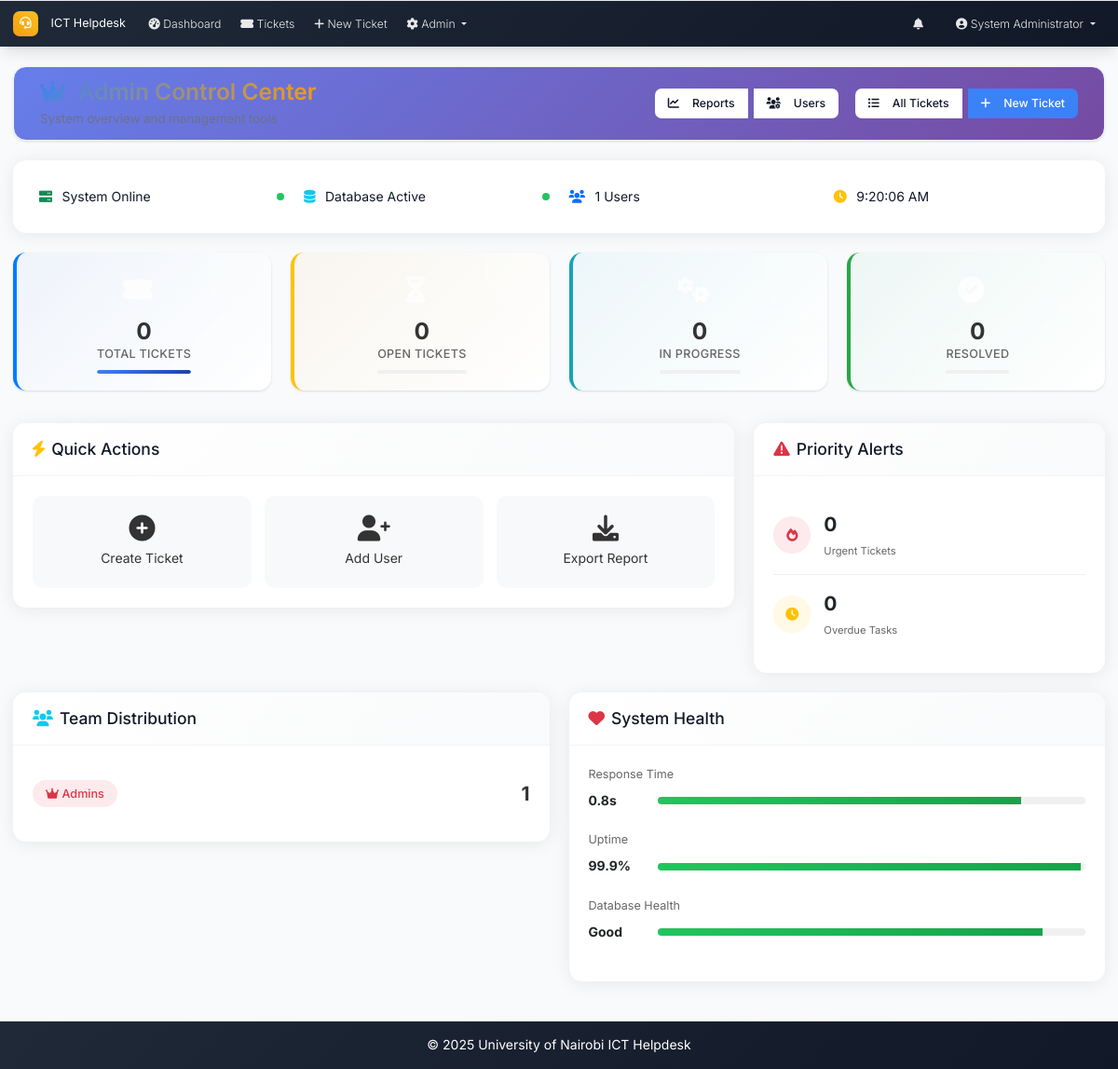
The page /admin_dashboard (signed in) on the database as committed earlier.
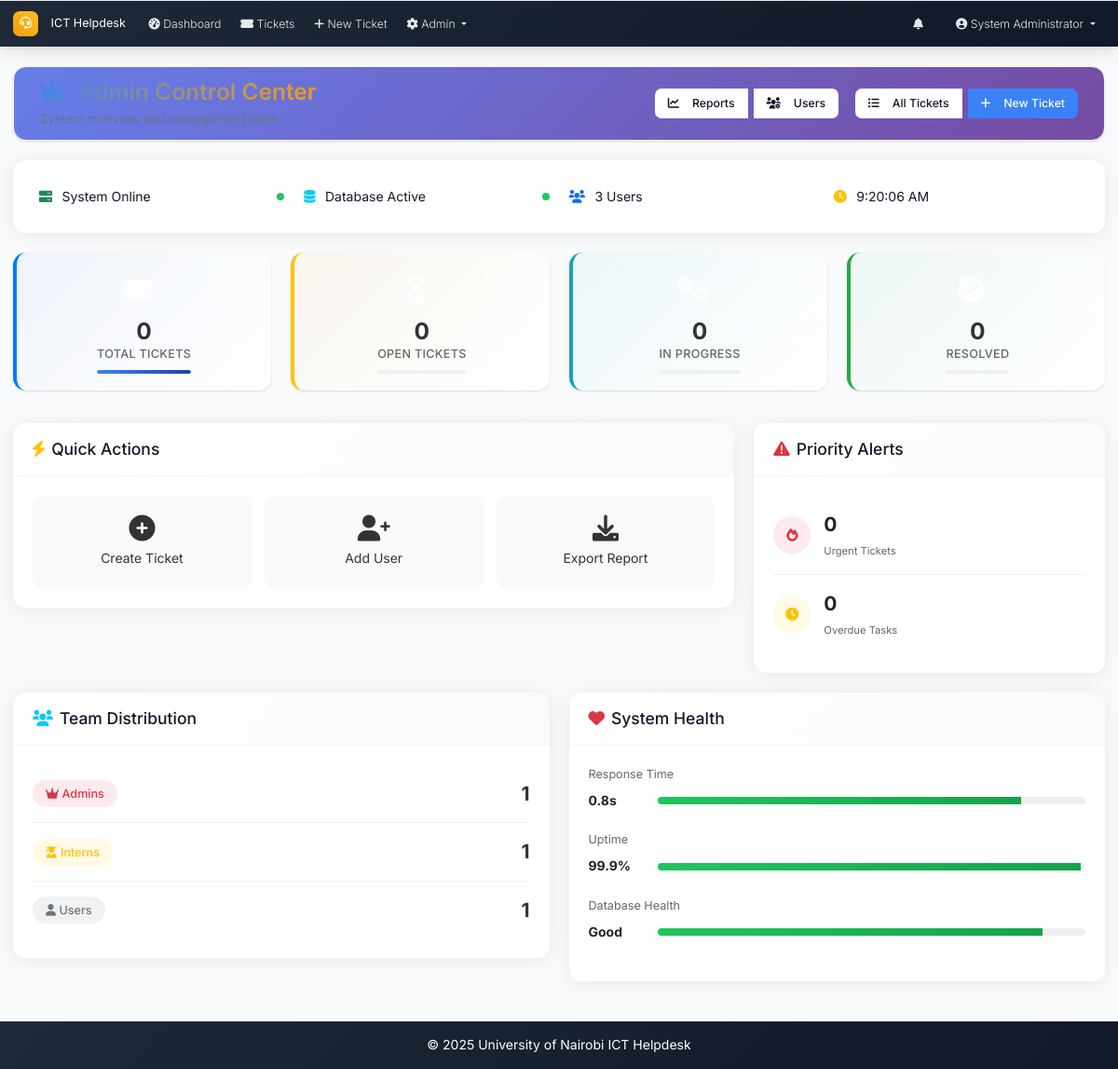
The same page on the database as committed later.
### models.py (models this page shows, shortened)
class User(UserMixin, db.Model):
    id = db.Column(db.Integer, primary_key=True)
    username = db.Column(db.String(64), unique=True, nullable=False)
    email = db.Column(db.String(120), unique=True, nullable=False)
    password_hash = db.Column(db.String(256), nullable=False)
    full_name = db.Column(db.String(100), nullable=False)
    role = db.Column(db.String(20), nullable=False, default='user')  # admin, intern, user
    created_at = db.Column(db.DateTime, default=datetime.utcnow)
    is_active = db.Column(db.Boolean, default=True)
    is_verified = db.Column(db.Boolean, default=False)
    verification_token = db.Column(db.String(128), nullable=True)
    phone_number = db.Column(db.String(20), nullable=True)
    is_approved = db.Column(db.Boolean, default=False)
    approved_by_id = db.Column(db.Integer, db.ForeignKey('user.id'), nullable=True)
    approved_at = db.Column(db.DateTime, nullable=True)
    tickets_created = db.relationship('Ticket', foreign_keys='Ticket.created_by_id', backref='creator', lazy='dynamic')
    assigned_tickets = db.relationship('Ticket', secondary='ticket_assignees', back_populates='assignees', lazy='selectin')
    comments = db.relationship('Comment', backref='author', lazy='dynamic')

### routes.py (the view)
@app.route('/admin_dashboard')
@login_required
def admin_dashboard():
    if current_user.role != 'admin':
        abort(403)
    stats = get_dashboard_stats(current_user)
    recent_tickets = Ticket.query.options(joinedload(Ticket.assignees)).order_by(desc(Ticket.updated_at)).limit(10).all()
    user_stats = db.session.query(
        User.role,
        func.count(User.id).label('count')
    ).group_by(User.role).all()
    return render_template('admin_dashboard.html', stats=stats, recent_tickets=recent_tickets, user_stats=user_stats)

### app.py (called while the page is built)
@login_manager.user_loader
def load_user(user_id):
    from models import User
    return User.query.get(int(user_id))

@app.context_processor
def inject_now():
    return {'now': datetime.utcnow}

### routes.py (called while the page is built)
@app.context_processor
def inject_datetime():
    return dict(datetime=datetime)

### utils.py (called while the page is built, shortened)
def get_dashboard_stats(user):
    stats = {}
    if user.role == 'admin':
        stats['total_tickets'] = Ticket.query.count()
        stats['open_tickets'] = Ticket.query.filter_by(status='open').count()
        stats['in_progress_tickets'] = Ticket.query.filter_by(status='in_progress').count()
        stats['closed_tickets'] = Ticket.query.filter_by(status='closed').count()
        stats['total_users'] = User.query.count()
        stats['urgent_tickets'] = Ticket.query.filter_by(priority='urgent').filter(
            Ticket.status.in_(['open', 'in_progress'])
        ).count()
    return stats

### templates/admin_dashboard.html (shortened to what the changed rows need)
{% extends "base.html" %}
{% block content %}
<div class="admin-header mb-4">
    <div class="d-flex justify-content-between align-items-center">
        <div>
            <h2 class="admin-title">
                <i class="fas fa-crown me-2 text-warning"></i>
                Admin Control Center
            </h2>
        </div>
    </div>
</div>
<div class="status-banner mb-4">
    <div class="row g-2">
        <div class="col-md-3">
            <div class="status-item">
                <i class="fas fa-users text-primary"></i>
                <span class="status-text">{{ stats.total_users }} Users</span>
            </div>
        </div>
    </div>
</div>
<div class="row">
    <div class="col-md-6">
        <div class="card team-performance">
            <div class="card-body">
                {% for role_stat in user_stats %}
                <div class="team-member-row">
                    <div class="team-role">
                        <span class="role-badge role-{{ role_stat.role }}">
                            {% if role_stat.role == 'admin' %}
                                <i class="fas fa-crown"></i>
                            {% elif role_stat.role == 'intern' %}
                                <i class="fas fa-user-graduate"></i>
                            {% else %}
                                <i class="fas fa-user"></i>
                            {% endif %}
                            {{ role_stat.role.title() }}s
                        </span>
                    </div>
                    <div class="team-count">
                        <span class="count-number">{{ role_stat.count }}</span>
                    </div>
                </div>
                {% endfor %}
            </div>
        </div>
    </div>
</div>
{% endblock %}

### templates/base.html (shortened to what this page needs)
<!DOCTYPE html>
<html lang="en">
<head>
    <link href="https://cdn.jsdelivr.net/npm/bootstrap@5.3.0/dist/css/bootstrap.min.css" rel="stylesheet">
    <link href="https://cdnjs.cloudflare.com/ajax/libs/font-awesome/6.0.0/css/all.min.css" rel="stylesheet">
    <link href="{{ url_for('static', filename='css/custom.css') }}" rel="stylesheet">
</head>
<body>
    <nav class="navbar navbar-expand-lg navbar-dark footer-sky">
        <div class="container-fluid px-3">
            <a class="navbar-brand" href="{{ url_for('index') }}">
                <i class="fas fa-headset me-2"></i>ICT Helpdesk
            </a>
            <div class="collapse navbar-collapse" id="navbarNav">
                <ul class="navbar-nav me-auto mb-2 mb-lg-0">
                    {% if current_user.is_authenticated %}
                    <li class="nav-item">
                        <a class="nav-link" href="{{ url_for('dashboard') }}">
                            <i class="fas fa-tachometer-alt me-1"></i>Dashboard
                        </a>
                    </li>
                    <li class="nav-item">
                        <a class="nav-link" href="{{ url_for('tickets_list') }}">
                            <i class="fas fa-ticket-alt me-1"></i>Tickets
                        </a>
                    </li>
                    <li class="nav-item">
                        <a class="nav-link" href="{{ url_for('new_ticket') }}">
                            <i class="fas fa-plus me-1"></i>New Ticket
                        </a>
                    </li>
                    {% if current_user.role == 'admin' %}
                    <li class="nav-item dropdown">
                        <a class="nav-link dropdown-toggle" href="#" role="button" data-bs-toggle="dropdown" aria-expanded="false">
                            <i class="fas fa-cog me-1"></i>Admin
                        </a>
                    </li>
                    {% endif %}
                    {% endif %}
                </ul>
                <ul class="navbar-nav ms-auto mb-2 mb-lg-0">
                    {% if current_user.is_authenticated %}
                    <li class="nav-item dropdown me-3">
                        <a class="nav-link position-relative" href="#" id="notificationsDropdown" role="button"
                           data-bs-toggle="dropdown" aria-expanded="false">
                            <i class="fas fa-bell"></i>
                        </a>
                    </li>
                    <li class="nav-item dropdown">
                        <a class="nav-link dropdown-toggle" href="#" id="navbarDropdown" role="button" data-bs-toggle="dropdown" aria-expanded="false">
                            <i class="fas fa-user-circle me-1"></i>{{ current_user.full_name }}
                        </a>
                    </li>
                    {% endif %}
                </ul>
            </div>
        </div>
    </nav>
    <main class="container-fluid my-4 px-3">
        {% block content %}{% endblock %}
    </main>
    <footer class="footer-sky py-3 mt-5">
        <div class="container text-center">
            <span>&copy; {{ datetime.utcnow().year }} University of Nairobi ICT Helpdesk</span>
        </div>
    </footer>
</body>
</html>

Rows that differ between the two databases and show on the page:
added User: role "Intern", count "1"
added User: role "User", count "1"
Other text that changed with them:
{{ stats.total_users }}: "1" → "3"
